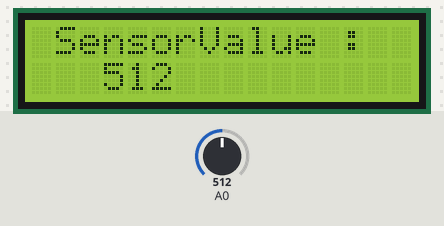
Recording of a sketch running on a simulated Arduino Uno, built with avr-gcc and run on an emulated ATmega328P. On the bench: 16×2 character LCD. The inputs (shaded band) are chosen by the test bench; at power-on: A0 = 512.

Above: at 1.3 s.
1.4 s: A0 set to 716
At 2.4 s:
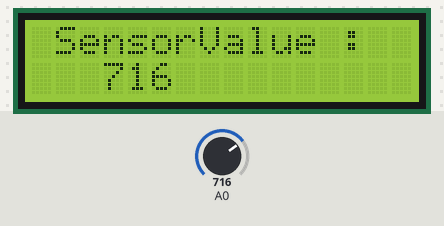
2.9 s: A0 set to 900
At 3.5 s:
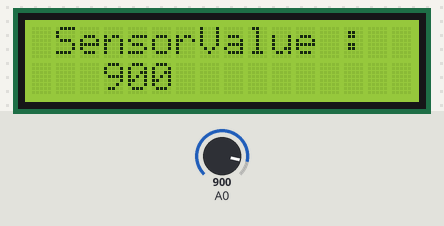
4.4 s: A0 set to 1023
At 4.8 s:
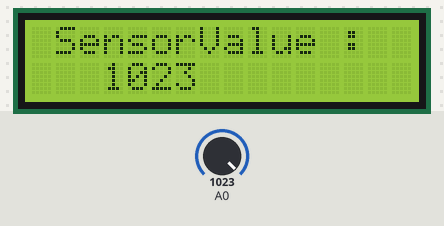
Timing chart, 0 to 7.4 s (numbered marks = the images above; inputs shaded):
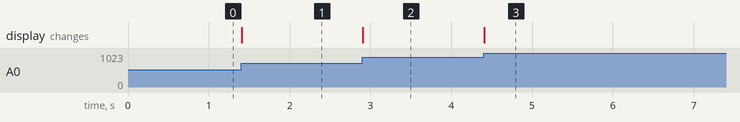

The sketch:

Project_33_Getting_Your_Distance_with_Ultrasonic.ino
```cpp
/*
keyestudio Maker learning kit
Project 34
TEMT6000 Ambient Light Sensor
http//www.keyestudio.com
*/
#include <Wire.h>
#include <LiquidCrystal_I2C.h>
LiquidCrystal_I2C lcd(0x27,16,2);
void setup() {
     lcd.init();                      // initialize the lcd
     lcd.init();
     // Print a message to the LCD.
     lcd.backlight();
     lcd.setCursor(1,0);
     lcd.print("SensorValue :  ");
}

// the loop routine runs over and over again forever:
void loop() {
  // read the input on analog pin 0:
  int sensorValue = analogRead(A0);
  // print out the value you read:
      lcd.setCursor(3,1);
      lcd.print(sensorValue);
  delay(1);        // delay in between reads for stability
}
```

Measured:
- after the input at 1.4 s, the display: changes at once (image 1)
- after the input at 2.9 s, the display: changes at once (image 2)
- after the input at 4.4 s, the display: changes at once (image 3)
